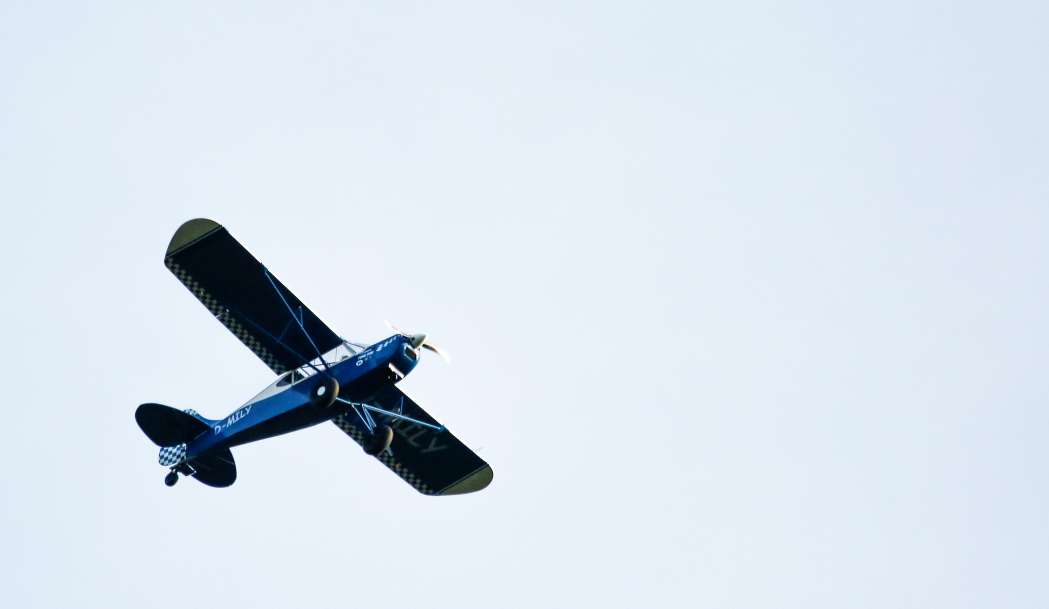
#> input picture Bimestre 2023-5/Procesamiento de Imágenes/Semana 2/plane.jpg, 3147 x 1825 px (shown at 1/3 size)
$ jupyter execute tarea1.ipynb
#> lines starting #> are read from the running program, lines starting #| are printed output that depends on the picture; after the words box and inside, x2 and y2 are one past the last pixel; in counts of white or black regions, pixels touching at a corner belong together
# Procesamiento de imágenes · Tarea 1

Esta tarea será una introducción al procesamiento de imágenes en Python con OpenCV y Numpy. Cargaremos una foto a color y en escala de grises, para luego segmentar el objeto principal y obtener información sobre este. Lograremos segmentar el avión, generando una imagen similar a la siguiente:

El programa está incompleto, por lo que deberás escribir tu propio código en las celdas que lo soliciten. Ejecuta las celdas en orden hasta llegar a una que debas rellenar. Una vez hayas escrito tu código, continúa ejecutando las celdas y asegúrate que no hayan alertas al correr los chequeos.

### Importante
* Lee atentamente las instrucciones y todo el código.
* Ejecuta las celdas en orden.
* Escribe tu código en las celdas que lo soliciten.
* Usa los nombres de variables que te pidan.
* Confirma que tu código esté correcto corriendo las celdas que dicen "Chequeo".
* Si el chequeo alerta que hay alguna variable incorrecta, vuelve atrás y arréglala. No hay penalización por esto.

## Configuración inicial

##### Importamos librerías

[cell 1]
import cv2
import matplotlib.pyplot as plt
import numpy as np

##### Aumentamos el tamaño de las imágenes

[cell 2]
plt.rcParams['figure.dpi'] = 200

## Carga y visualización de la imagen

##### Cargamos la foto en escala de grises y a color

Extraeremos la información de la imagen en escala de grises, pero usaremos la imagen a color para visualizar algunos resultados.

[cell 3]
img_path = 'plane.jpg'
img_gray = cv2.imread(img_path, cv2.IMREAD_GRAYSCALE)
#> img_gray: shape (1825, 3147); min 0, max 255, mean 224.3
img_color = cv2.imread(img_path, cv2.IMREAD_COLOR)[:, :, ::-1]

##### Mostramos la foto en escala de grises junto con información sobre ella

[cell 4]
print(f'La clase de la imagen es {type(img_gray).__name__}')
#| La clase de la imagen es ndarray
print(f'La clase de cada pixel es {img_gray.dtype}')
#| La clase de cada pixel es uint8

plt.imshow(img_gray, cmap='gray')
plt.title('Imagen en escala de grises');

### Información sobre la imagen

Aprendamos un poco más sobre nuestra foto. **Tenemos que definir tres variables:**

* ```img_gray_shape```: una tupla que contenga las dimensiones de la imagen.
* ```img_gray_min```: el valor mínimo de la imagen.
* ```img_gray_max```: el valor máximo de la imagen.

Como nuestra foto es un ```ndarray```, tenemos funciones y parámetros que nos permiten obtener esta información rápidamente. En [esta](https://numpy.org/doc/stable/reference/generated/numpy.ndarray.html) página puedes encontrar la información para obtener lo solicitado.

[cell 5]
# Define img_gray_shape, img_gray_min y img_gray_max en las siguientes líneas
# Escribe tu código en las siguientes líneas
img_gray_shape = img_gray.shape
#> img_gray_shape = (1825, 3147)
img_gray_min = img_gray.min()
#> img_gray_min = 0
img_gray_max = img_gray.max()
#> img_gray_max = 255

[cell 6]
print(f'Las dimensiones de la imagen son {img_gray_shape}')
#| Las dimensiones de la imagen son (1825, 3147)
print(f'La intensidad del pixel más oscuro es {img_gray_min}')
#| La intensidad del pixel más oscuro es 0
print(f'La intensidad del pixel más claro es {img_gray_max}')
#| La intensidad del pixel más claro es 255

##### Chequeo

importlib.reload(checker)
assert checker.check_img_gray_shape(img_gray_shape)
assert checker.check_img_gray_min(img_gray_min)
assert checker.check_img_gray_max(img_gray_max)

## Histograma

Un histograma es un gráfico que entrega el número de pixeles de la imagen para cada tono de gris.

Gran parte de nuestra foto corresponde a pixeles claros, es decir, intensidades altas. Al contrario, los pixeles pertenecientes al avión son más oscuros. Debido a esto, nuestro histograma tendrá dos grandes *peaks*.

[cell 7]
plt.hist(img_gray.ravel(), 256)
plt.title('Histograma')
plt.xlabel('Intensidad del pixel')
plt.ylabel('Cantidad de pixeles');
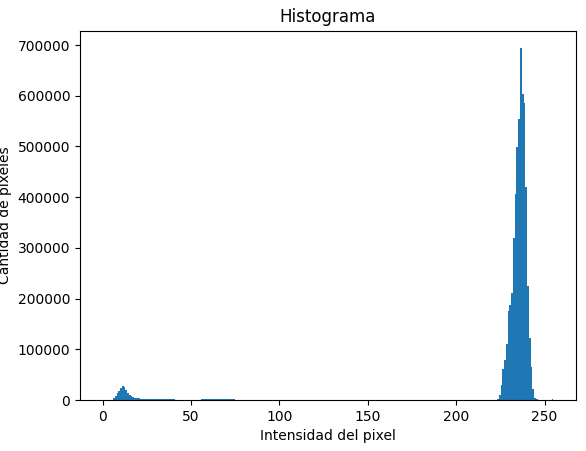
#> figure drawn by matplotlib, 1 panel; tallest bar 693713 high, from x = 236.1 to 237.1

Podemos hacer *zoom* en el eje vertical para ver más detalle.

[cell 8]
plt.hist(img_gray.ravel(), 256)
plt.ylim(0, 5000)
plt.title('Histograma (con aumento en el eje Y)')
plt.xlabel('Intensidad del pixel')
plt.ylabel('Cantidad de pixeles');
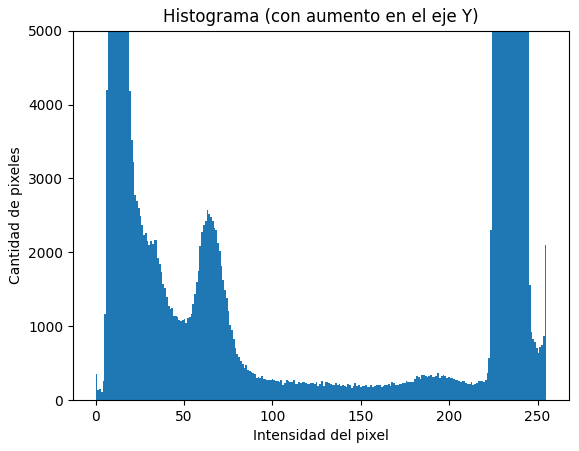
#> figure drawn by matplotlib, 1 panel; tallest bar 693713 high, from x = 236.1 to 237.1

## Elección del umbral

Queremos escoger un umbral para determinar si un pixel pertenece al cielo o al avión. En el histograma anterior vimos *peaks* que representan las distintas partes de la foto, lo que nos puede ayudar a encontrar nuestro umbral.

**Define la variable ```threshold``` con un valor que segmente bien el avión.** Hay más de una respuesta correcta.

[cell 9]
# Define threshold
# Escribe tu código en las siguientes líneas
threshold = 150

##### Chequeo

importlib.reload(checker)
assert checker.check_threshold(threshold)

## Segmentación

Ahora que encontramos un buen umbral, lo usaremos para segmentar nuestra imagen. La función ```threshold``` de OpenCV fija cada pixel menor o igual al umbral en cero, y en un valor máximo en el caso contrario. Sin embargo, estamos pasando el parámetro ```THRESH_BINARY_INV``` en vez de ```THRESH_BINARY```, por lo que se invertirán los pixeles a la salida. Esto logra que el avión quede en blanco y el fondo en negro.

[cell 10]
img_bin = cv2.threshold(img_gray, threshold, 255, cv2.THRESH_BINARY_INV)[1]
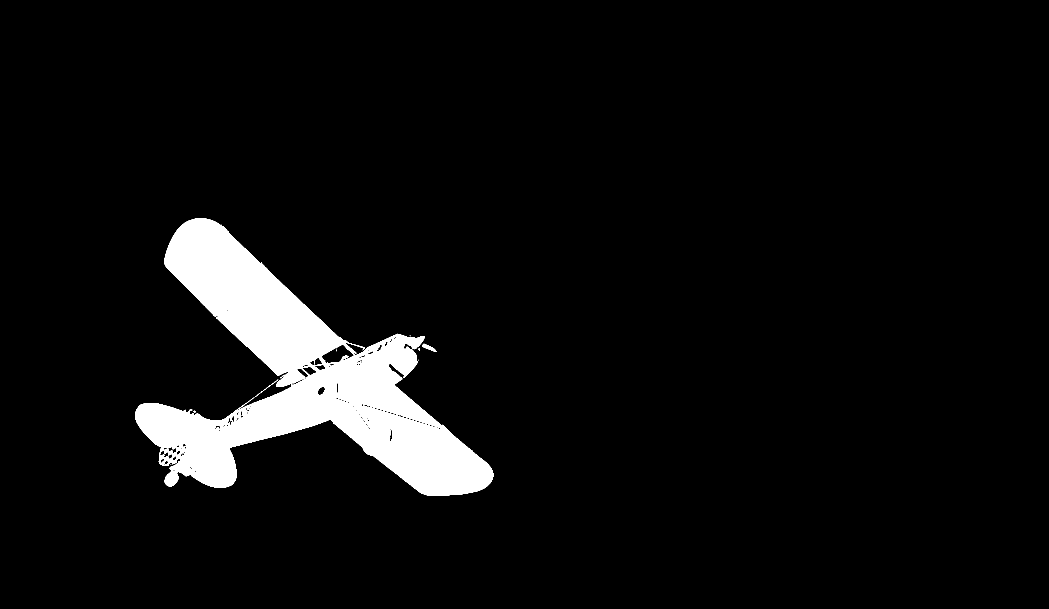
#> img_bin: shape (1825, 3147) (shown at 1/3 size); 5.6% white; 15 white regions (11 under 20 px)

[cell 11]
print(f'La clase de la imagen es {type(img_bin).__name__}')
#| La clase de la imagen es ndarray
print(f'La clase de cada pixel es {img_bin.dtype}')
#| La clase de cada pixel es uint8

plt.imshow(img_bin, cmap='gray')
plt.title('Imagen binaria con el avión segmentado');

### Información sobre la imagen

Estudiemos esta nueva imagen. **Definamos las mismas tres variables de antes, pero ahora para ```img_bin```:**

* ```img_bin_shape```: una tupla que contenga las dimensiones de la imagen.
* ```img_bin_min```: el valor mínimo de la imagen.
* ```img_bin_max```: el valor máximo de la imagen.

[cell 12]
# Define img_bin_shape, img_bin_min y img_bin_max
# Escribe tu código en las siguientes líneas
img_bin_shape = img_bin.shape
#> img_bin_shape = (1825, 3147)
img_bin_min = img_bin.min()
#> img_bin_min = 0
img_bin_max = img_bin.max()
#> img_bin_max = 255

[cell 13]
print(f'Las dimensiones de la imagen son {img_bin_shape}')
#| Las dimensiones de la imagen son (1825, 3147)
print(f'La intensidad del pixel más oscuro es {img_bin_min}')
#| La intensidad del pixel más oscuro es 0
print(f'La intensidad del pixel más claro es {img_bin_max}')
#| La intensidad del pixel más claro es 255

##### Chequeo

importlib.reload(checker)
assert checker.check_img_bin_shape(img_bin_shape)
assert checker.check_img_bin_min(img_bin_min)
assert checker.check_img_bin_max(img_bin_max)

## Cantidad de pixeles

Queremos estudiar un poco más detalladamente la imagen segmentada. Calculemos qué porcentaje de los pixeles corresponden al avión.

Calcular la **cantidad total de pixeles (```total_pixels```)** es fácil. Puedes usar las ya obtenidas dimensiones de la imagen.

También necesitamos conocer la **cantidad de pixeles de corresponden al avión (```plane_pixels```)**, es decir, que no valen cero. Numpy nos ayuda con una función para esto: ```count_nonzero```. [Aquí](https://numpy.org/doc/stable/reference/generated/numpy.count_nonzero.html) puedes encontrar más información sobre la función.

[cell 14]
# Define plane_pixels y total_pixels
# Escribe tu código en las siguientes líneas
total_pixels = img_bin_shape[0] * img_bin_shape[1]
#> total_pixels = 5743275
plane_pixels = np.count_nonzero(img_bin)
#> plane_pixels = 322577

[cell 15]
print(f'Un {plane_pixels/total_pixels*100:.2f}% de los pixeles corresponden al avión ({plane_pixels} de {total_pixels})')
#| Un 5.62% de los pixeles corresponden al avión (322577 de 5743275)

##### Chequeo

importlib.reload(checker)
assert checker.check_plane_pixels(plane_pixels)
assert checker.check_total_pixels(total_pixels)

## *Bounding box*

Ahora que hemos determinado qué pixeles pertenecen al avión, podemos obtener un cuadro delimitador, o *bounding box*, que corresponde al rectángulo no rotado más pequeño que incluye todos los pixeles del avión.

Podemos obtener el _bounding box_ del avión a partir de nuestra imagen binaria usando la función ``boundingRect`` de OpenCV. En [esta](https://docs.opencv.org/4.5.2/dd/d49/tutorial_py_contour_features.html) página se explica cómo usarla.

**En el siguiente cuadro debes definir la coordenada de la esquina superior izquierda del rectángulo (``bbox_x``  y ``bbox_y``), junto con el ancho y alto de este (``bbox_w`` y ``bbox_h``).**

[cell 16]
# Define bbox_x, bbox_y, bbox_w y bbox_h
# Escribe tu código en las siguientes líneas
bbox_x, bbox_y, bbox_w, bbox_h = cv2.boundingRect(img_bin)
#> bbox_x = 405; bbox_y = 655; bbox_w = 1075; bbox_h = 833

[cell 17]
print(f'Posición X: {bbox_x}')
#| Posición X: 405
print(f'Posición Y: {bbox_y}')
#| Posición Y: 655
print(f'Ancho: {bbox_w}')
#| Ancho: 1075
print(f'Alto: {bbox_h}')
#| Alto: 833

plt.imshow(cv2.rectangle(img_color.copy(), (bbox_x, bbox_y),(bbox_x + bbox_w, bbox_y + bbox_h), (255, 0, 0), 10))
plt.title('Imagen a color con bounding box');
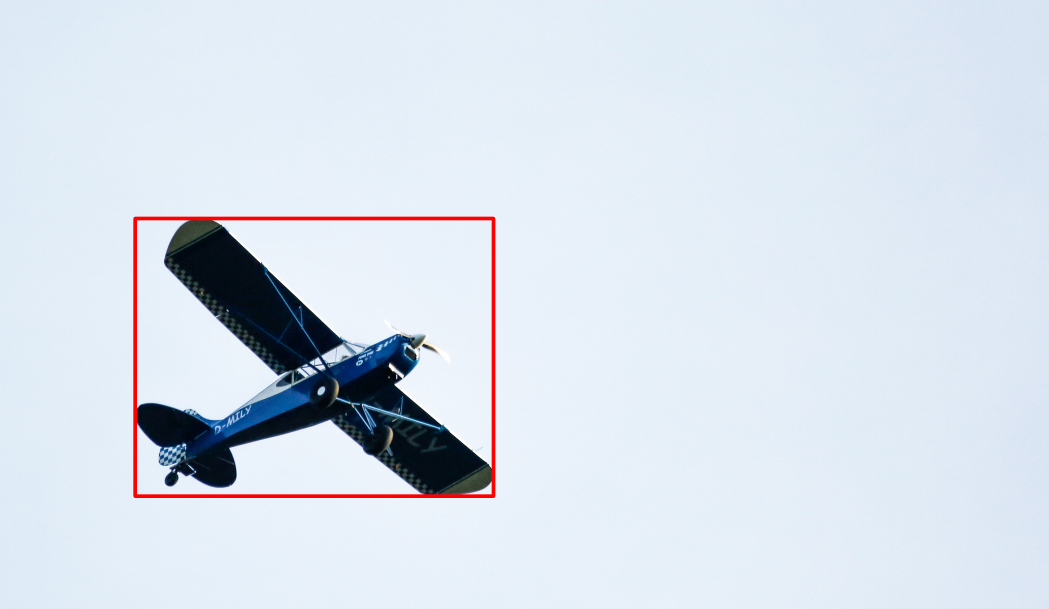
#> shown: shape (1825, 3147, 3) (shown at 1/3 size); mean R, G, B 216.1, 224.7, 235

##### Chequeo

importlib.reload(checker)
assert checker.check_bbox(bbox_x, bbox_y, bbox_w, bbox_h)

## Contorno

A partir de la imagen binaria también podemos obtener el contorno del avión. Esto nos permitirá hacer operaciones interesantes más adelante, como colocar una copia del avión en otra parte de la imagen.

Para obtener los **contornos del avión** podemos usar la función ``findContours``de OpenCV. Puedes encontrar información sobre esta función [aquí](https://docs.opencv.org/4.5.2/d4/d73/tutorial_py_contours_begin.html) y [aquí](https://docs.opencv.org/4.5.2/d3/dc0/group__imgproc__shape.html#gadf1ad6a0b82947fa1fe3c3d497f260e0).

Usaremos la función de la siguiente forma:

```python
cv2.findContours(img_bin, cv2.RETR_TREE, cv2.CHAIN_APPROX_SIMPLE)
```

Esta nos retornará los arreglos ``contours`` y ``hierarchy``, pero para efectos de esta actividad solo nos interesa el primero. ``contours`` contiene todos los contornos encontrados en la imagen. En este caso aparecerán varios, ya que la imagen contiene varios elementos y agujeros.

Para encontrar el **contorno más grande**, correspondiente al borde externo del avión, usaremos la función ``max`` de Python de la siguiente manera:

```python
max(contours, key=len)
```

Esta nos retornará el contorno con la mayor cantidad de puntos, el cual debemos guardar en ``contour``.

[cell 18]
# Define contours y contour
# Escribe tu código en las siguientes líneas
contours, _ = cv2.findContours(img_bin, cv2.RETR_TREE, cv2.CHAIN_APPROX_SIMPLE)
#> contours = 168 contours, 109 with area under 20; largest, box (x1, y1, x2, y2) and area: (405, 655, 1480, 1488) 330506, (964, 1033, 1063, 1092) 3084, (1091, 1212, 1322, 1288) 1000, (875, 1104, 927, 1157) 684, (906, 1099, 951, 1127) 635
contour = max(contours, key=len)
#> contour = contour of 2153 points, box (x1, y1, x2, y2) (405, 655, 1480, 1488), area 330506

[cell 19]
plt.imshow(cv2.drawContours(img_color.copy(), [contour], 0, (255, 0, 0), 10))
plt.title('Imagen a color con contorno');
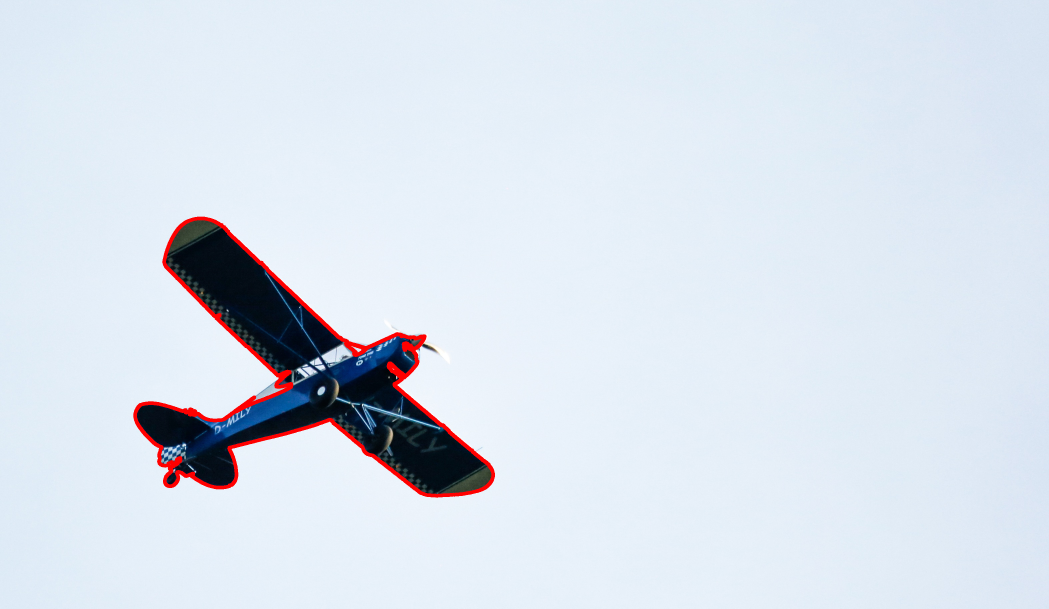
#> shown: shape (1825, 3147, 3) (shown at 1/3 size); mean R, G, B 217.2, 225.1, 235.2
